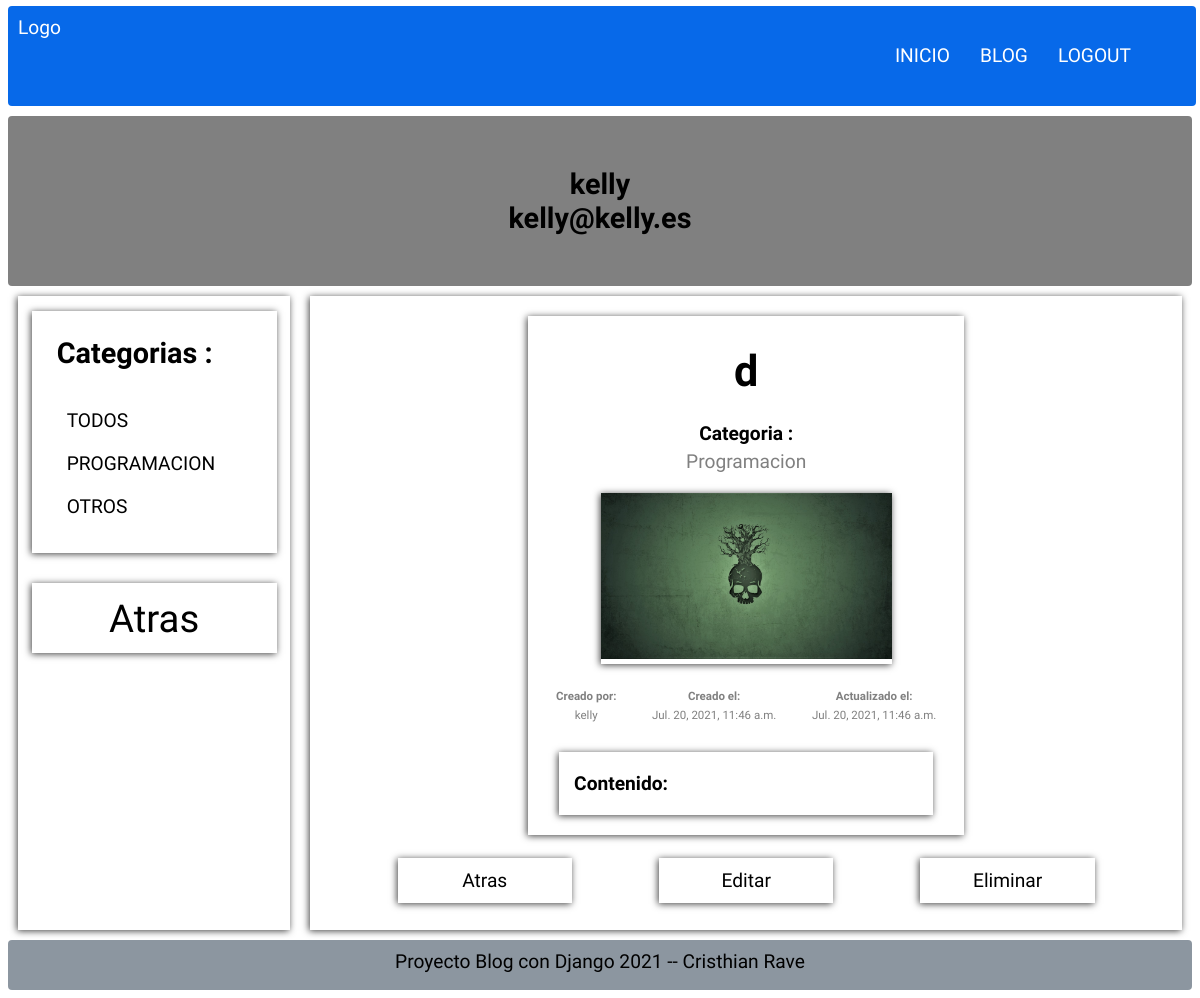
Page /blog/d50 (signed in) on the earlier database version.
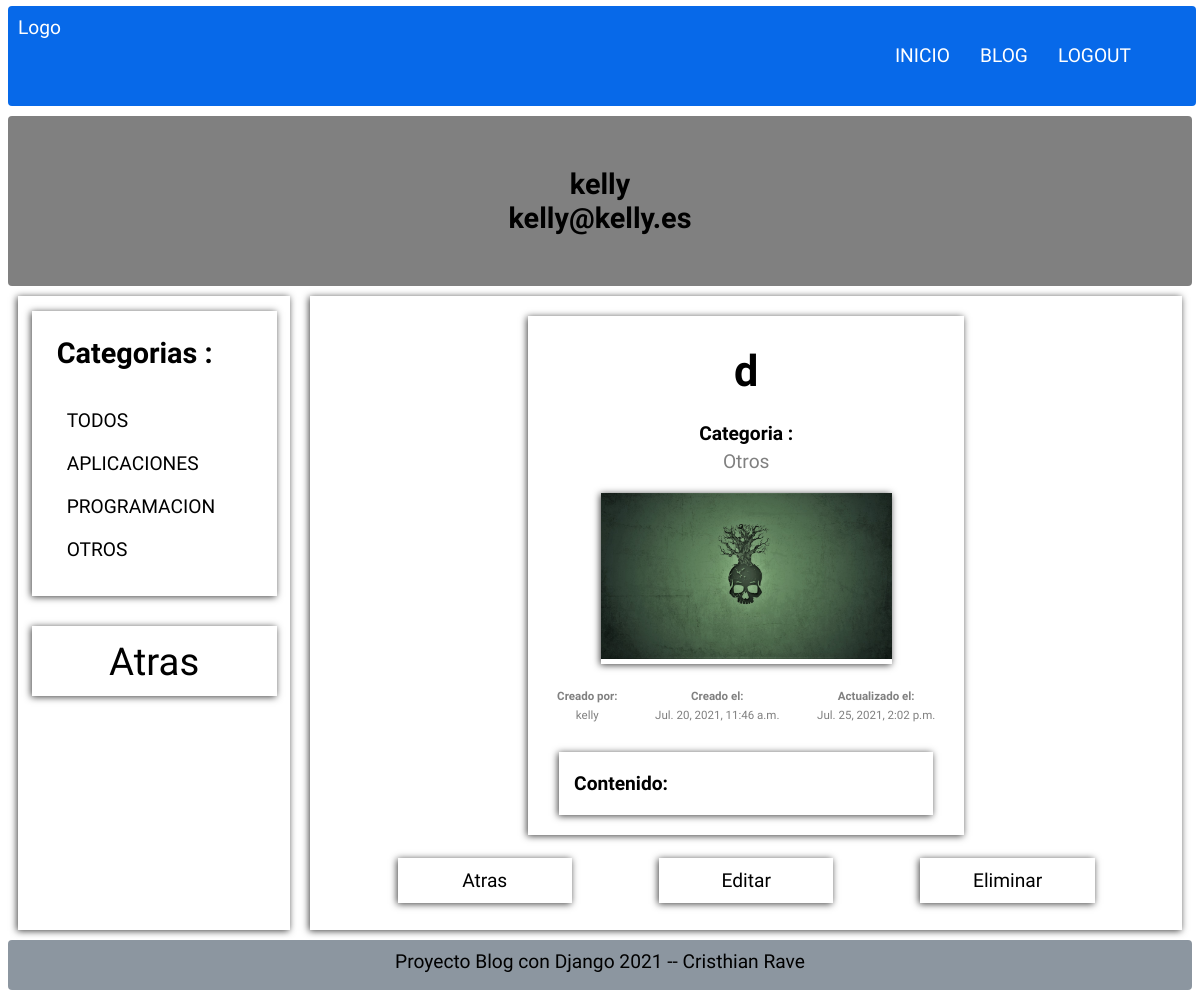
Same page on the later database version.
### Pages/models.py (models this page shows, shortened)
class Category(models.Model):
    name = models.CharField(max_length=100, verbose_name='Nombre')
    description = models.CharField(max_length=255, verbose_name='Descripcion')
    created_at = models.DateTimeField(
        auto_now_add=True, verbose_name='Creado el ')
    class Meta:
        verbose_name = "Categoria"
        verbose_name_plural = "Categorias"
    def __str__(self):
        return self.name

class Page(models.Model):
    title = models.CharField(max_length=50, verbose_name='Titulo')
    content = RichTextField(verbose_name='Contenido')
    image = models.ImageField(
        default='fondo.jpg', verbose_name='Imagen', upload_to="articles")
    slug = models.CharField(unique=True, max_length=150,
                            verbose_name='Url_Amigable')
    user = models.ForeignKey(User, verbose_name='Usuario',
                             editable=False, on_delete=models.CASCADE)
    categories = models.ManyToManyField(
        Category, verbose_name='Categorias', blank=True)  # Clave ajena de Category
    public = models.BooleanField(verbose_name='Publico')
    created_at = models.DateTimeField(
        auto_now_add=True, verbose_name='Creado el ')
    updated_at = models.DateTimeField(
        auto_now=True, verbose_name='Actualizado el ')
    class Meta:
        verbose_name = "Articulo"
        verbose_name_plural = "Articulos"
        ordering = ['-created_at']

### Pages/views.py (the view)
# urls.py: path('blog/<str:slug>', views.blog_p, name='Blog_p'),
@login_required(login_url='/login')
def blog_p(request, slug):
    blog_p = Page.objects.get(slug=slug)
    return render(request, 'posts/entrada_individual.html', {
        "blog": blog_p,
    })

### Pages/context_processors.py (called while the page is built)
def get_categories(request):
    category = Category.objects.all()
    categories_use = Page.objects.filter(
        public=True).values_list('categories', flat=True)
    categories = Category.objects.filter(id__in=categories_use).values_list(
        'id', 'name')
    return {
        'category': category,
        'categories': categories,
        'ids': categories_use,
    }

### Pages/templates/posts/entrada_individual.html (shortened to what this page needs)
{% extends 'layouts/layout.html' %}
{% block content %}
<div class="page-blog">
    <div class="main-categories">
        <div class="main-categories__category">
            {% include 'posts/for_categories.html' %}
        </div>
        <div class="create-article-menu">
            <a href="{% url 'Blog' %}">
                Atras
            </a>
        </div>
    </div>
    <div class="article-individual">
        <div class="date-individual">
            <div class="title-article-individual">
                <h1>{{blog.title}}</h1>
            </div>
            <div class="date-individual-categories">
                <h3 class="date-content-title">Categoria :</h3>
                {% for category in blog.categories.all %}
                <p class="date-content">{{category}}</p>
                {% endfor %}
            </div>
            <div class="box-image-individual">
                <img class="image-individual" src="{{blog.image.url}}">
            </div>
            <div class="box-date-info">
                <div Class="date-info">
                    <h3 class="date-content-title">Creado por: </h3>
                    <p class="date-content">{{blog.user}}</p>
                </div>
                <div Class="date-info">
                    <h3 class="date-content-title">Creado el: </h3>
                    <p class="date-content">{{blog.created_at}}</p>
                </div>
                <div Class="date-info">
                    <h3 class="date-content-title">Actualizado el: </h3>
                    <p class="date-content">{{blog.updated_at}}</p>
                </div>
            </div>
            <div class="date-content-box">
                <h3 class="date-content-title">Contenido: </h3>
            </div>
        </div>
        <div class="box-bottons-article">
            <a class="botton-article-individual" href="{% url 'Blog' %}">
                <div>Atras</div>
            </a>
            <a class="botton-article-individual" href="{% url 'Editar-articulo' slug=blog.slug %}">
                <div>Editar</div>
            </a>
            <a class="botton-article-individual" href="{% url 'Eliminar-articulo' id=blog.id %}">
                <div >Eliminar</div>
            </a>
        </div>
    </div>
</div>
{% endblock %}

### Pages/templates/posts/for_categories.html
<h2 class="title-categories">Categorias : </h2>
<ul>
    <li>
        <a href="{% url 'Blog' %}">Todos</a>
    </li>
    {% for c in categories %}
    <li>
        <a href="{% url 'Category' c.0  %}">{{c.1}}</a>
    </li>
    {% endfor %}
</ul>

Differences in the rows shown:
no longer on one of the page's lists (row unchanged): Category: name "Programacion"
now on this page (row unchanged): Category: name "APLICACIONES", shown under "Categorias :"
now on one of the page's lists (row unchanged): Category: name "Otros"
changed Page "kelly": updated_at "Jul. 20, 2021, 11:46 a.m." → "Jul. 25, 2021, 2:02 p.m."
